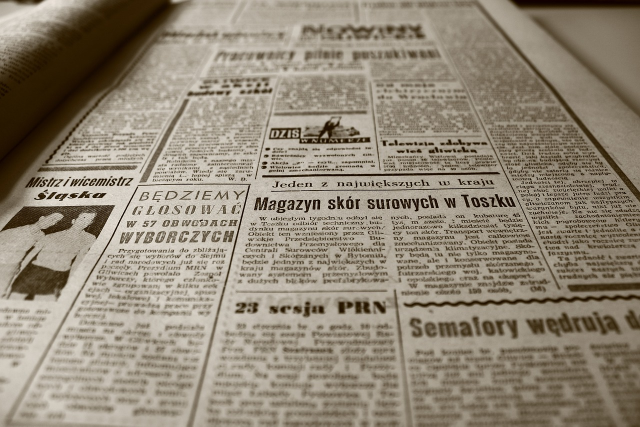
#> input picture newspaper.jpg, 1280 x 853 px (shown at 1/2 size)
$ jupyter execute '12. 이미지 변형 (원근).ipynb'
#> lines starting #> are read from the running program, lines starting #| are printed output that depends on the picture
#### **12. 이미지 변형 (원근)**

##### **사다리꼴 이미지 펼치기**

[cell 1]
import cv2
import numpy as np

img = cv2.imread('newspaper.jpg')
#> img is the input picture: shape (853, 1280, 3); mean B, G, R 118.6, 135.1, 145.4

width, height = 640, 240

# 좌상, 우상, 우하, 좌하 (시계 방향)
src = np.array([[511, 352], [1008, 345], [1122, 584], [455, 594]], dtype=np.float32) # input 4개 좌표
dst = np.array([[0, 0], [width, 0], [width, height], [0, height]], dtype=np.float32) # output 4개 좌표

matrix = cv2.getPerspectiveTransform(src, dst) # 원근 변환 행렬 구하기
result = cv2.warpPerspective(img, matrix, (width, height)) # 원근 변환 적용
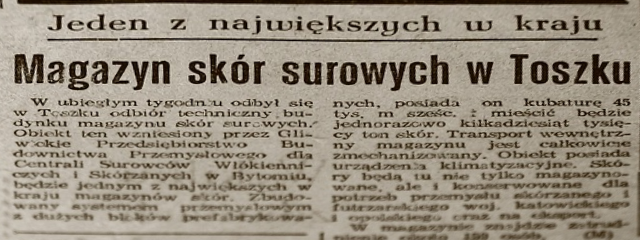
#> result: shape (240, 640, 3); mean B, G, R 125.2, 140.6, 150.2

cv2.imshow('img', img)
cv2.imshow('result', result)

cv2.waitKey(0)
cv2.destroyAllWindows()

##### **회전된 이미지 바르게 세우기**

[cell 2]
import cv2
import numpy as np

img = cv2.imread('poker.jpg')
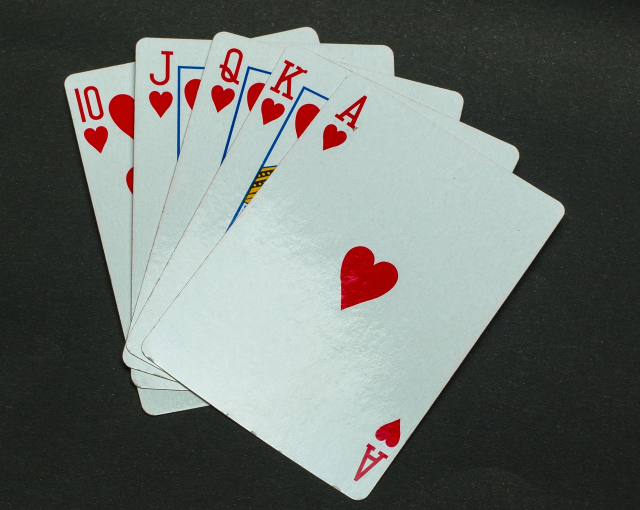
#> input picture poker.jpg, 1280 x 1020 px (shown at 1/2 size)
#> img is the input picture: shape (1020, 1280, 3); mean B, G, R 108.4, 112.6, 107.2

width, height = 530, 710

src = np.array([[702, 143], [1133, 414], [726, 1007], [276, 700]], dtype=np.float32)
dst = np.array([[0, 0], [width, 0], [width, height], [0, height]], dtype=np.float32)

matrix = cv2.getPerspectiveTransform(src, dst)
result = cv2.warpPerspective(img, matrix, (width, height))
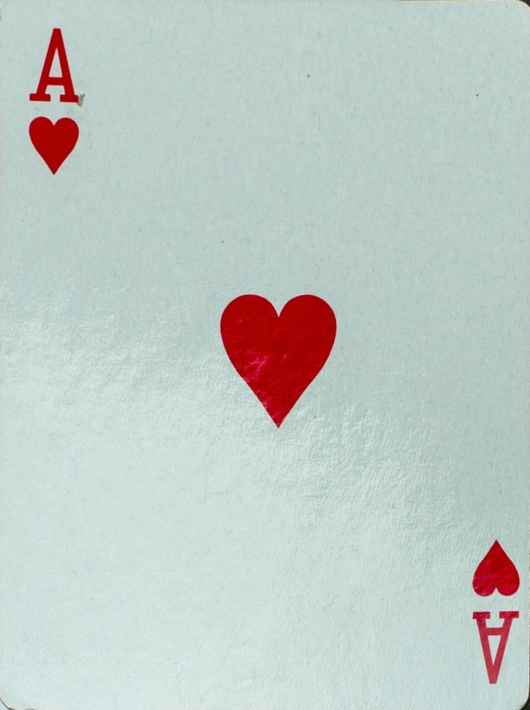
#> result: shape (710, 530, 3); mean B, G, R 198.4, 201.9, 191.6

cv2.imshow('img', img)
cv2.imshow('result', result)

cv2.waitKey(0)
cv2.destroyAllWindows()

##### **반자동 문서 스캐너**

###### **마우스 이벤트 등록**

[cell 3]
import cv2

# [19 lines left out: function mouse_handler, not called in this run]

img = cv2.imread('poker.jpg')

cv2.namedWindow('img')
cv2.setMouseCallback('img', mouse_handler)

cv2.imshow('img', img)

cv2.waitKey(0)
cv2.destroyAllWindows()

###### **프로젝트**

[cell 4]
import cv2
import numpy as np

COLOR = (0, 0, 0)
THICKNESS = 2

drawing = False
point_list = []

src_img = cv2.imread('poker.jpg')
src_img = cv2.resize(src_img, None, fx=0.5, fy=0.5)
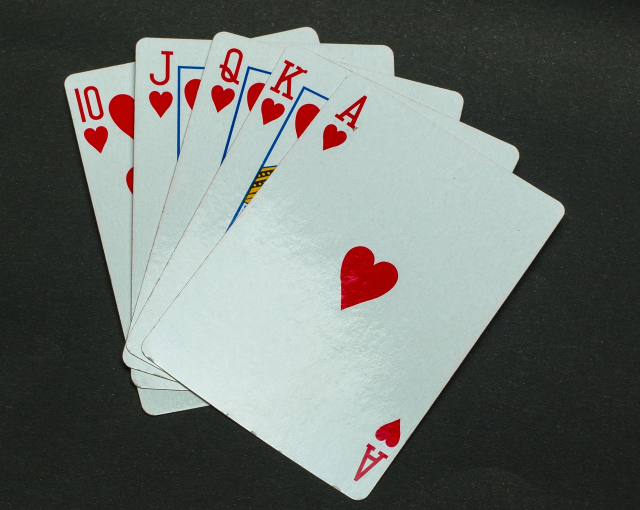
#> src_img: shape (510, 640, 3); mean B, G, R 108.6, 112.7, 107.3

# [41 lines left out: functions mouse_handler, show_result, not called in this run]

cv2.namedWindow('img')
cv2.setMouseCallback('img', mouse_handler)

cv2.imshow('img', src_img)

cv2.waitKey(0)
cv2.destroyAllWindows()
